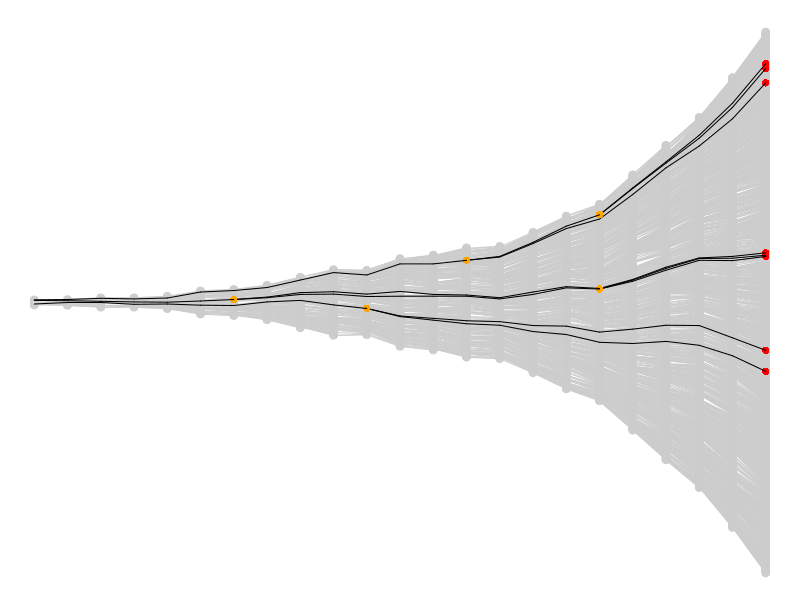
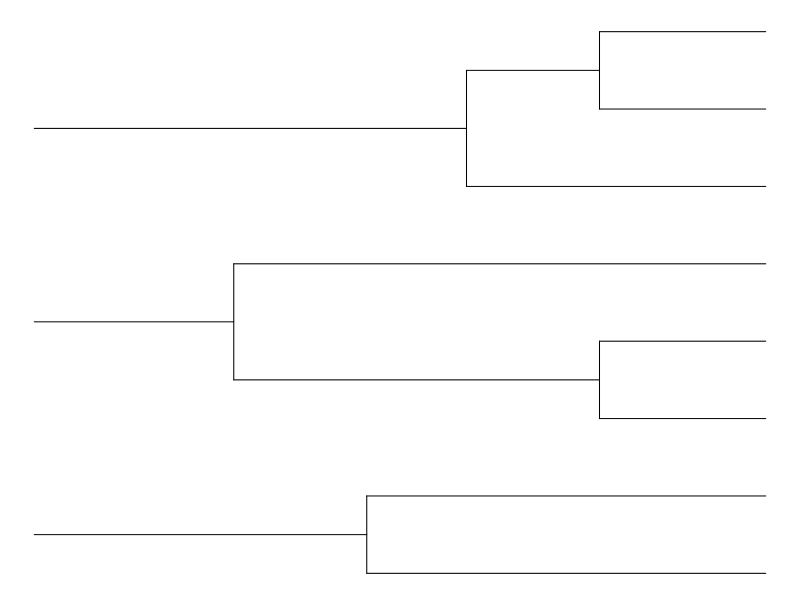
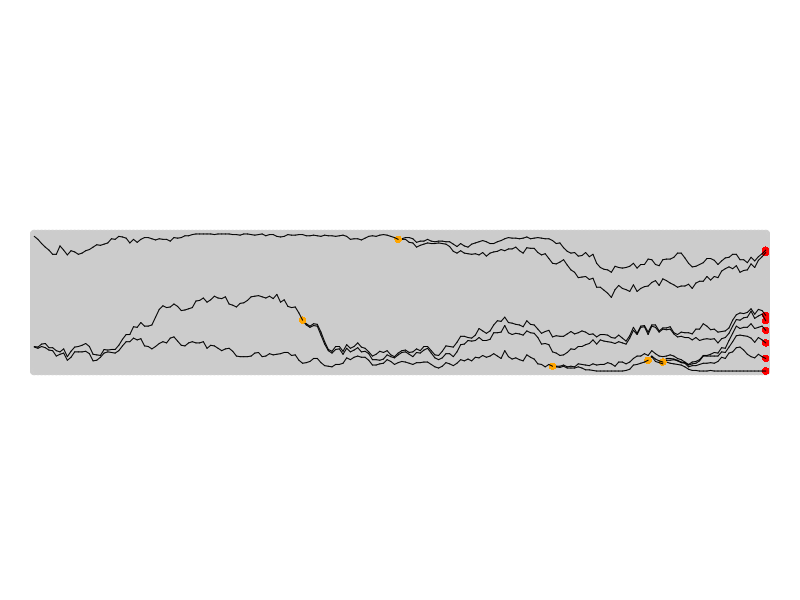
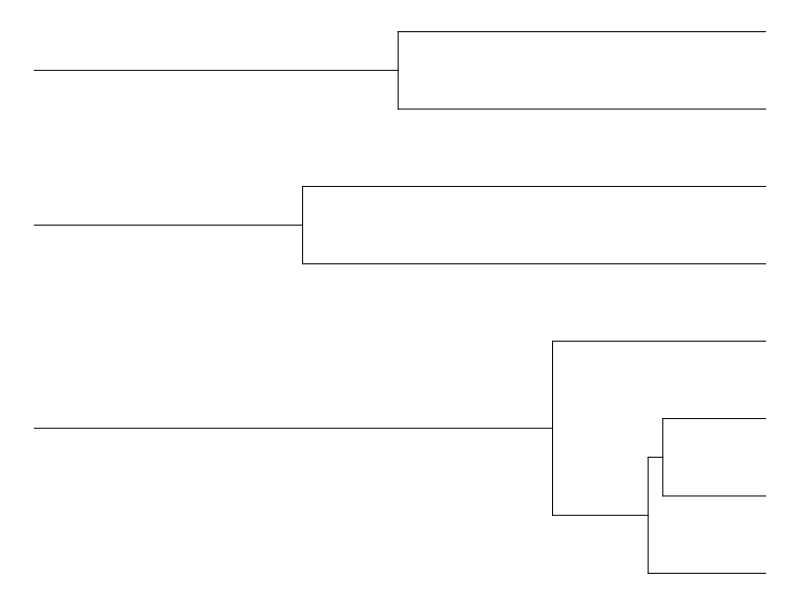

Write the R code that produced these figures, in order.
# Generate genealogies and plot tree for samples

# Generic stuff ####

mai <- 0.05 + c(0, 0, 0.05, 0)

# Functions ####

genealogy <- function(mOff = 1.15, vOff = NA, distribOff = "Poisson", nGen = 10, n0 = 10, nmax = 1000){
  # Input parameters
  # mOff  Average number of offspring
  # vOff  Variance of the number of offspring (not needed for Poisson)
  # distribOff  "Poisson"
  # nGen  Number of generations
  # n0  Initial population size
  # nmax  Max population size, has to be multiple of 10
  
  if(nmax%%10 != 0) stop("nmax has to be a multiple of 10")
  nPad <- log(nmax, 10) # Number of zeros for padding the result
  # Function to format the output
  formatID <- function(v){
    formatC(v, width = nPad, format = "d", flag = "0")
  }

    # Function to draw the numbers of offspring
  drawOffNb <- function(n, mOff, vOff){
    if(distribOff == "Poisson"){
      out <- rpois(n, mOff)
    }
    
    if(distribOff == "Constant"){
      # Draw parents
      p <- sample(1:n, size = n, replace = TRUE)
      # Count values
      off1 <- table(p)
      tb1 <- data.frame(id = formatID(as.numeric(names(off1))), noff = c(off1))
      tb2 <- data.frame(id = formatID(1:n))
      tb <- merge(tb1, tb2, all = TRUE)
      tb[is.na(tb$noff), "noff"] <- 0
      out <- c(tb$noff)
    }
    out
  } 
  
  
  # How to store the results? 
  # Let's try a list of vectors
  pop <- list() # Initialize output
  pop[[1]] <- formatID(1:n0)
  
  for(igen in 2:nGen){
    # Draw numbers of offspring for each individual of the igen-1 generation
    nAdu <- length(pop[[igen-1]]) # Number of adults
    noff <- drawOffNb(n = nAdu, mOff = mOff, vOff = vOff)
    ntot <- sum(noff) # total number of offspring
    
    # If beyond max pop size, stop and return population vector
    if(ntot > nmax){
      return(pop)
    }
    # Build output vector
    v <- c() # Initialize with empty vector
    for(i in (1:nAdu)[noff != 0]){ # Do it only for the adults with offspring
      # Define offspring IDs
      ids <- formatID(1:noff[i])
      # Aggregate offspring of each adult
      v <- c(v, paste(pop[[igen-1]][i], ids, sep = "."))
    }
    # Save it
    pop[[igen]] <- v
  }
  
  pop
}

plotGenealogy <- function(pop, maincol = gray(0.8), dx = 0.2, dy = 0.1, maxSize = NA){
  # pop  population list, as output of the genealogy function
  # maincol  main color
  
  nGen <- length(pop) # Number of generations
  if(is.na(maxSize)){
    maxSize <- max(unlist(lapply(pop, length))) # Max population size
  }

  # Initialize plot (empty)
  par(mai = mai)
  plot(0, xlim = dx * c(1, nGen), ylim = dy * c(-(maxSize/2), (maxSize/2)), 
       axes = FALSE, type = "n", 
       xlab = "", ylab = "")
  
  # Draw individuals and save their positions
  pos <- list() 
  for(iGen in 1:nGen){
    nn <- length(pop[[iGen]])
    pos[[iGen]] <- seq(-(nn-1)/2, (nn-1)/2)
    points(dx * rep(iGen, nn), dy * seq(-(nn-1)/2, (nn-1)/2), 
           pch = 1, col = maincol)
  }
  
  # Get padding length
  nPad <- nchar(pop[[1]][1])
  
  # Draw parent-offspring links
  for(iGen in 2:nGen){
    adults <- pop[[iGen-1]] # IDs of the previous generation individuals
    offspring <- pop[[iGen]] # IDs of the current generation individuals
    parents <- substr(offspring, 1, nchar(adults[1])) # IDs of the parents
    positionOffspring <- 1:length(offspring) # Positions of the offspring
    positionParents <- match(parents, adults) # Positions of their parents
    # Draw parent-offspring links
    segments(x0 = dx * (iGen - 1), x1 = dx * iGen, 
             y0 = dy * pos[[iGen - 1]][positionParents], 
             y1 = dy * pos[[iGen]][positionOffspring], col = maincol)
  }
  pos
}

getSample <- function(size, pop){
  # size  number of leaves to draw
  # pop  population list
  sort(sample(pop[[length(pop)]], size = 8, replace = FALSE))
}

plotTree <- function(sampleLeaves, pop, pos, colCoal = "orange", colLink = "black", colLeaf = "red", dx = 0.2, dy = 0.1){
  # sample  sample leaves
  # pop  population list
  # pos  positions list
  
  # Initialize
  iGen <- length(pop)
  # Current number of leaves
  nLeaves <- length(sampleLeaves)
  # Show the end leaves
  points(dx * rep(iGen, nLeaves), dy * pos[[iGen]][match(sampleLeaves, pop[[iGen]])], pch = 16, col = colLeaf)
  
  currentLeaves <- sampleLeaves
  
  for(iGen in seq(length(pop), 2, -1)){
    adults <- pop[[iGen - 1]]
    youngs <- pop[[iGen]]
    parentsLeaves <- substr(currentLeaves, 1, nchar(adults[1]))
    # Get positions
    positionLeaves <- match(currentLeaves, youngs) # Positions of the offspring
    positionParents <- match(parentsLeaves, adults) # Positions of their parents
    # Draw parent-offspring links
    segments(x0 = dx * (iGen - 1), x1 = dx * iGen, 
             y0 = dy * pos[[iGen - 1]][positionParents], 
             y1 = dy * pos[[iGen]][positionLeaves], col = colLink)
    # Identify coalescence,  if any
    if(any(duplicated(parentsLeaves))){
      # Plot points
      coalNodes <- parentsLeaves[which(duplicated(parentsLeaves))]
      points(rep(dx * (iGen -1), length(coalNodes)), 
             dy * pos[[iGen - 1]][match(coalNodes, adults)], pch = 16, col = colCoal)
    }
    # Update leaves
    currentLeaves <- unique(parentsLeaves)
    # If we have reached the MRCA, stop
    if(length(currentLeaves) == 1){
      return(0)
    }
  }
}


plotTree2 <- function(sampleLeaves, pop, colLink = "black", dx = 0.2, dy = 0.1){
  # sample  sample leaves
  # pop  population list
  
  # Here we do a simple, regular tree
  
  # Initialize plot
  nGen <- length(pop)
  par(mai = mai)
  maxSize <- length(sampleLeaves) 
  plot(0, xlim = dx * c(1, nGen), ylim = dy * c(1, length(sampleLeaves)), 
       axes = FALSE, type = "n", 
       xlab = "", ylab = "")
  
  currentLeaves <- sampleLeaves
  timeLeaves <- rep(nGen, length(currentLeaves))
  posLeaves <- seq_along(sampleLeaves)
    
  for(iGen in seq(length(pop), 2, -1)){
    adults <- pop[[iGen - 1]]
    youngs <- pop[[iGen]]
    parentsLeaves <- substr(currentLeaves, 1, nchar(adults[1]))
    
    # Identify coalescence, if any
    if(any(duplicated(parentsLeaves))){
      # ID of the parents of coalescing nodes
      coalNodes <- unique(parentsLeaves[which(duplicated(parentsLeaves))])

      newPos <- posLeaves
      newTimes <- timeLeaves
      
      for(coal in coalNodes){ # For each coalescence (usually just 1)
        # Identify the indices of the coalescing nodes
        icoal <- which(parentsLeaves == coal)
        # Their position is the average of the offspring
        newPos[icoal] <- mean(posLeaves[icoal])
        # Change their time
        newTimes[icoal] <- iGen - 1
        
        # Draw the tree
        #   lines to leaves
        segments(x0 = dx * newTimes[icoal], x1 = dx * timeLeaves[icoal], 
                 y0 = dy * posLeaves[icoal], y1 = dy * posLeaves[icoal])
        #   jonction
        segments(x0 = dx * min(newTimes[icoal]), x1 = dx * max(newTimes[icoal]), 
                 y0 = dy * min(posLeaves[icoal]), y1 = dy * max(posLeaves[icoal]))
      }
      # Update vectors
      iNoDupl <- which(!duplicated(parentsLeaves))
      posLeaves <- newPos[iNoDupl]
      timeLeaves <- newTimes[iNoDupl]
      currentLeaves <- parentsLeaves[iNoDupl]
    }else{
      currentLeaves <- parentsLeaves
    }
    
    # If we have reached the MRCA, stop
    if(length(currentLeaves) == 1){
      return(0)
    }
  }
  # If not MRCA yet, draw segments
  print(posLeaves)
  if(length(currentLeaves > 1)){
    segments(x0 = dx * rep(1, length(posLeaves)), x1 = dx * timeLeaves, 
             y0 = dy * posLeaves, y1 = dy * posLeaves)
  }
}


compareGrowth <- function(nGens = 200, nSamp = 8, n0 = 10, mOff = 1.2, export = TRUE, suffix = ""){

  wpng <- 15
  hpng1 <- 15
  hpng2 <- 4
  res <- 200
  units <- "cm"
  
  # Exponential growth
  pop.exp <- genealogy(mOff = 1.2, nGen = nGens, n0 = 10, distribOff = "Poisson")
  sampleLeaves.exp <- getSample(nSamp, pop.exp)
  
  if(export) png(paste0("../figs/fullpop_exponential", suffix, ".png"), width = wpng, height = hpng1, res = res, units = units)
  pos.exp <- plotGenealogy(pop.exp)
  plotTree(sampleLeaves.exp, pop.exp, pos.exp)
  if(export) dev.off()
  
  if(export) png(paste0("../figs/tree_exponential", suffix, ".png"), width = wpng, height = hpng2, res = res, units = units)
  plotTree2(sampleLeaves.exp, pop.exp)
  if(export) dev.off()
  
  # Constant population size
  
  # We use the average number of individuals per generation from the previous simulation
  pop.cst <- genealogy(mOff = NA, nGen = nGens, n0 = mean(unlist(lapply(pop.exp, length))), distribOff = "Constant")
  sampleLeaves.cst <- getSample(nSamp, pop.cst)

  if(export) png(paste0("../figs/fullpop_constant", suffix, ".png"), width = wpng, height = hpng1, res = res, units = units)
  pos.cst <- plotGenealogy(pop.cst, maxSize = max(unlist(lapply(pop.exp, length))))
  plotTree(sampleLeaves.cst, pop.cst, pos.cst)
  if(export) dev.off()
  
  
  if(export) png(paste0("../figs/tree_constant", suffix, ".png"), width = wpng, height = hpng2, res = res, units = units)
  plotTree2(sampleLeaves.cst, pop.cst)
  if(export) dev.off()
  
  
}

# Run ####

compareGrowth(nGens = 200, nSamp = 8, n0 = 10, mOff = 1.2, export = TRUE, suffix = "")

